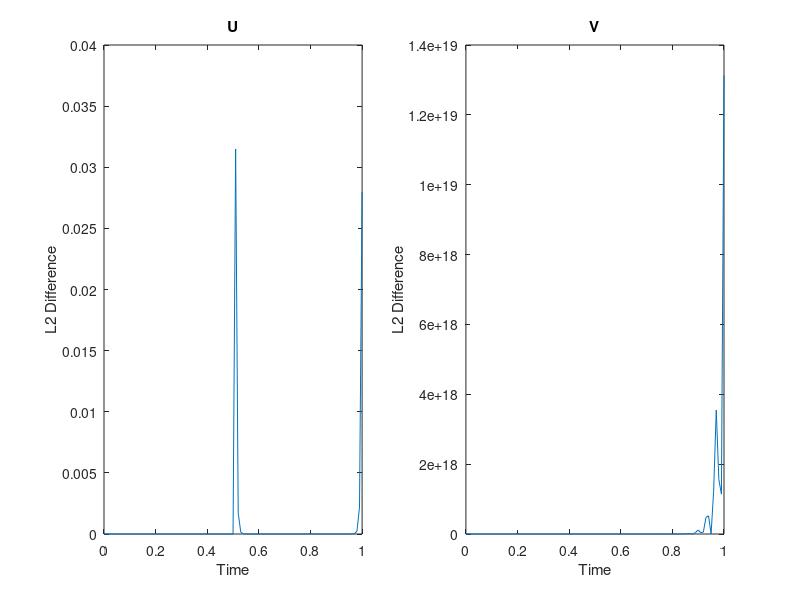
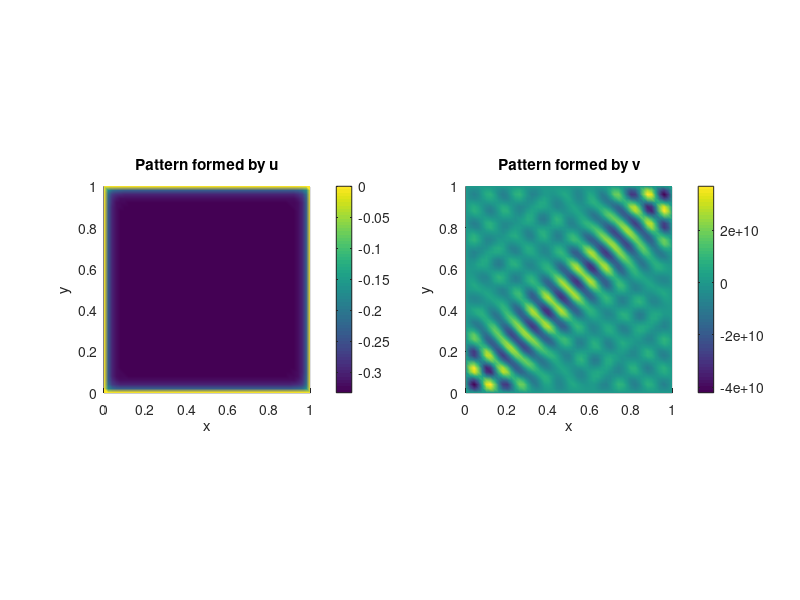

These figures' MATLAB source, in order:
%% This script solves schnakenberg reaction kinetics on a fixed square.
% Wakil Sarfaraz   30/11/15
clear all;
tic
xmax = 1;
tm = 1;
dt = 0.01;
M = tm/dt;

du = 0.1;
dv = 8;
a = 1;
b = 1;
gam = 85.7;

N = 50; 
X = linspace(0,xmax,N+1);
T = linspace(0, tm,M+1); 
[x, y] = meshgrid(X,X); 
                       
x =x(:);  
y =y(:);  
NNODES = (N+1)^2;



U = zeros(NNODES,1);
V = zeros(NNODES,1);



  
NTRI = 2*N^2;  
LNODES = zeros(NTRI,3); 
for i = 1:N
    for j = 1: N
        LNODES(i+2*(j-1)*N,1) = i+(j-1)*(N+1);
        LNODES(i+2*(j-1)*N,2) = i+j*(N+1); 
        LNODES(i+2*(j-1)*N,3) = (i+1)+(j-1)*(N+1); 
        
        LNODES(i+N+2*(j-1)*N,1) = i+1+j*(N+1); 
        LNODES(i+N+2*(j-1)*N,2) = (i+1)+(j-1)*(N+1);
        LNODES(i+N+2*(j-1)*N,3) = i+j*(N+1);
                                   
    end
end

for i = 1 : NNODES
    if (x(i)==0 || x(i)==xmax || y(i)==0 || y(i)==xmax)
        U(i) = 0;
        V(i) = 0;
    else
    U(i) = a + b + 0.001*exp(-100*(abs(sin((x(i)-0.5)^2+(y(i)-1/3)^2))));
    V(i) = a + b + 0.001*abs(sin(-100*((x(i)-0.5)^2+(y(i)-1/3)^2)));
  
    %V(i) = b/(a+b)^2; 
    end
end
ui = [min(U) max(U)]
vi = [min(V) max(V)]
% figure(1)
% title ('Schnakenberg Kinetics with Du=40, Dv=2, gamma=500')
% subplot (2,2,1)
% trisurf(LNODES,x,y,U(:,:))
% xlabel('x')
% ylabel('y')
% view(2)
% %title('Initial pattern of u')
% legend('Initial u')
% shading interp
% axis equal tight
% subplot(2,2,2)
% trisurf(LNODES,x,y,V(:,:))
% xlabel('x')
% ylabel('y')
% view(2)
% %title('Initial pattern of v')
% legend('Initial v')
% shading interp
% axis equal tight



SPSM = sparse(NNODES, NNODES);
SPMM = sparse(NNODES, NNODES);
SPC = sparse(NNODES,NNODES);
SPD =sparse (NNODES,NNODES);

UG = zeros(NNODES,1);
VG = zeros(NNODES,1);

RHSU = zeros(NNODES,1);         
RHSV = zeros(NNODES,1);

for n = 1: NTRI
    r1 = [x(LNODES(n,1)) y(LNODES(n,1))];
    r2 = [x(LNODES(n,2)) y(LNODES(n,2))];
    r3 = [x(LNODES(n,3)) y(LNODES(n,3))];
    J = [r2(1)-r1(1) r2(2)-r1(2); r3(1)-r1(1) r3(2)-r1(2)]; 
    
    StiffL = (1/(2*det(J)))* [(r2-r3)*(r2-r3)' (r2-r3)*(r3-r1)' (r2-r3)*(r1-r2)';...
           (r2-r3)*(r3-r1)' (r3-r1)*(r3-r1)' (r3-r1)*(r1-r2)';...
           (r2-r3)*(r1-r2)' (r3-r1)*(r1-r2)' (r1-r2)*(r1-r2)'];
       
       ksi = [0 1/2]';
       eta = [0 1/2]';
       
       xx = [(1-ksi(1)-eta(1))*r1(1)+ksi(1)*r2(1)+eta(1)*r3(1) (1-ksi(2)-eta(2))*r1(1)+ksi(2)*r2(1)+eta(2)*r3(1)]';
       yy = [(1-ksi(1)-eta(1))*r1(2)+ksi(1)*r2(2)+eta(1)*r3(2) (1-ksi(2)-eta(2))*r1(2)+ksi(2)*r2(2)+eta(2)*r3(2)]';
       
 MassL = det(J)*[1/12 1/24 1/24; 1/24 1/12 1/24; 1/24 1/24 1/12]; 
 

 CL = det(J)/360*[12*U(LNODES(n,1))*V(LNODES(n,1))+3*(U(LNODES(n,1))*V(LNODES(n,2))+U(LNODES(n,2))*V(LNODES(n,1))+...
     U(LNODES(n,1))*V(LNODES(n,3))+U(LNODES(n,3))*V(LNODES(n,1)))+2*(U(LNODES(n,2))*V(LNODES(n,2))+U(LNODES(n,3))*V(LNODES(n,3)))+...
     U(LNODES(n,2))*V(LNODES(n,3))+U(LNODES(n,3))*V(LNODES(n,2)) 3*(U(LNODES(n,1))*V(LNODES(n,1))+U(LNODES(n,2))*V(LNODES(n,2)))+...
     2*(U(LNODES(n,1))*V(LNODES(n,2))+U(LNODES(n,2))*V(LNODES(n,1)))+V(LNODES(n,3))*(U(LNODES(n,1))+U(LNODES(n,2))+U(LNODES(n,3)))+...
     U(LNODES(n,3))*(V(LNODES(n,1))+V(LNODES(n,2))) 3*(U(LNODES(n,1))*V(LNODES(n,1))+U(LNODES(n,3))*V(LNODES(n,3)))+2*...
     (U(LNODES(n,1))*V(LNODES(n,3))+U(LNODES(n,3))*V(LNODES(n,1)))+V(LNODES(n,2))*(U(LNODES(n,1))+U(LNODES(n,2))+U(LNODES(n,3)))+...
     U(LNODES(n,2))*(V(LNODES(n,1))+V(LNODES(n,3))); 3*(U(LNODES(n,1))*V(LNODES(n,1))+U(LNODES(n,2))*V(LNODES(n,2)))+...
     2*(U(LNODES(n,1))*V(LNODES(n,2))+U(LNODES(n,2))*V(LNODES(n,1)))+V(LNODES(n,3))*(U(LNODES(n,1))+U(LNODES(n,2))+U(LNODES(n,3)))+...
     U(LNODES(n,3))*(V(LNODES(n,1))+V(LNODES(n,2))) 12*U(LNODES(n,2))*V(LNODES(n,2))+3*(U(LNODES(n,1))*V(LNODES(n,2))+U(LNODES(n,2))*V(LNODES(n,1))+...
     U(LNODES(n,2))*V(LNODES(n,3))+U(LNODES(n,3))*V(LNODES(n,2)))+2*(U(LNODES(n,1))*V(LNODES(n,1))+U(LNODES(n,3))*V(LNODES(n,3)))+...
     U(LNODES(n,1))*V(LNODES(n,3))+U(LNODES(n,3))*V(LNODES(n,1)) 3*(U(LNODES(n,2))*V(LNODES(n,2))+U(LNODES(n,3))*V(LNODES(n,3)))+...
     2*(U(LNODES(n,2))*V(LNODES(n,3))+U(LNODES(n,3))*V(LNODES(n,2)))+V(LNODES(n,1))*(U(LNODES(n,1))+U(LNODES(n,2))+U(LNODES(n,3)))+...
     U(LNODES(n,1))*(V(LNODES(n,2))+V(LNODES(n,3))); 3*(U(LNODES(n,1))*V(LNODES(n,1))+U(LNODES(n,3))*V(LNODES(n,3)))+2*...
     (U(LNODES(n,1))*V(LNODES(n,3))+U(LNODES(n,3))*V(LNODES(n,1)))+V(LNODES(n,2))*(U(LNODES(n,1))+U(LNODES(n,2))+U(LNODES(n,3)))+...
     U(LNODES(n,2))*(V(LNODES(n,1))+V(LNODES(n,3))) 3*(U(LNODES(n,2))*V(LNODES(n,2))+U(LNODES(n,3))*V(LNODES(n,3)))+...
     2*(U(LNODES(n,2))*V(LNODES(n,3))+U(LNODES(n,3))*V(LNODES(n,2)))+V(LNODES(n,1))*(U(LNODES(n,1))+U(LNODES(n,2))+U(LNODES(n,3)))+...
     U(LNODES(n,1))*(V(LNODES(n,2))+V(LNODES(n,3))) 12*U(LNODES(n,3))*V(LNODES(n,3))+3*(U(LNODES(n,1))*V(LNODES(n,3))+...
     U(LNODES(n,3))*V(LNODES(n,1))+U(LNODES(n,2))*V(LNODES(n,3))+U(LNODES(n,3))*V(LNODES(n,2)))+2*(U(LNODES(n,1))*V(LNODES(n,1))+...
     U(LNODES(n,2))*V(LNODES(n,2)))+U(LNODES(n,1))*V(LNODES(n,2))+U(LNODES(n,2))*V(LNODES(n,1))];
 

DL = det(J)/360*[12*U(LNODES(n,1))^2+6*(U(LNODES(n,1))*U(LNODES(n,2))+U(LNODES(n,1))*U(LNODES(n,3)))+2*(U(LNODES(n,2))^2+...
    U(LNODES(n,3))^2+U(LNODES(n,2))*U(LNODES(n,3))) 4*U(LNODES(n,1))*U(LNODES(n,2))+3*(U(LNODES(n,1))^2+U(LNODES(n,2))^2)+...
    2*(U(LNODES(n,1))*U(LNODES(n,3))+U(LNODES(n,2))*U(LNODES(n,3)))+U(LNODES(n,3))^2 4*U(LNODES(n,1))*U(LNODES(n,3))+...
    3*(U(LNODES(n,1))^2+U(LNODES(n,3))^2)+2*(U(LNODES(n,1))*U(LNODES(n,2))+U(LNODES(n,2))*U(LNODES(n,3)))+...
    U(LNODES(n,2))^2; 4*U(LNODES(n,1))*U(LNODES(n,2))+3*(U(LNODES(n,1))^2+U(LNODES(n,2))^2)+...
    2*(U(LNODES(n,1))*U(LNODES(n,3))+U(LNODES(n,2))*U(LNODES(n,3)))+U(LNODES(n,3))^2 12*U(LNODES(n,2))^2+...
    6*(U(LNODES(n,1))*U(LNODES(n,2))+U(LNODES(n,2))*U(LNODES(n,3)))+2*(U(LNODES(n,1))^2+U(LNODES(n,3))^2+...
    U(LNODES(n,1))*U(LNODES(n,3))) 4*U(LNODES(n,2))*U(LNODES(n,3))+3*(U(LNODES(n,2))^2+U(LNODES(n,3))^2)+...
    2*(U(LNODES(n,1))*U(LNODES(n,2))+U(LNODES(n,1))*U(LNODES(n,3)))+U(LNODES(n,1))^2; 4*U(LNODES(n,1))*U(LNODES(n,3))+...
    3*(U(LNODES(n,1))^2+U(LNODES(n,3))^2)+2*(U(LNODES(n,1))*U(LNODES(n,2))+U(LNODES(n,2))*U(LNODES(n,3)))+...
    U(LNODES(n,2))^2 4*U(LNODES(n,2))*U(LNODES(n,3))+3*(U(LNODES(n,2))^2+U(LNODES(n,3))^2)+...
    2*(U(LNODES(n,1))*U(LNODES(n,2))+U(LNODES(n,1))*U(LNODES(n,3)))+U(LNODES(n,1))^2 12*U(LNODES(n,3))^2+...
    6*(U(LNODES(n,1))*U(LNODES(n,3))+U(LNODES(n,2))*U(LNODES(n,3)))+2*(U(LNODES(n,1))^2+U(LNODES(n,2))^2+...
    U(LNODES(n,1))*U(LNODES(n,2)))];
    
 
 UL = a*det(J)*[1/6;1/6;1/6];
 VL = b*det(J)*[1/6;1/6;1/6];
   
   
   
   
       for i = 1 : 3 
           for j = 1:3  
               SPSM(LNODES(n,i),LNODES(n,j)) =SPSM(LNODES(n,i),LNODES(n,j))+ StiffL(i,j);
               SPMM(LNODES(n,i),LNODES(n,j)) =SPMM(LNODES(n,i),LNODES(n,j))+ MassL(i,j);
               SPC(LNODES(n,i),LNODES(n,j)) =  SPC(LNODES(n,i),LNODES(n,j))+ CL(i,j);
               SPD(LNODES(n,i),LNODES(n,j)) =  SPD(LNODES(n,i),LNODES(n,j))+ DL(i,j);
           end
       end
       
       
       for i = 1 : 3
           UG(LNODES(n,i)) = UG(LNODES(n,i))+UL(i);
           VG(LNODES(n,i)) = VG(LNODES(n,i))+VL(i);
       end
           
       
    
       
end


 TMatrixU =  SPMM-dt*du*SPSM+dt*gam*SPMM-dt*gam*SPC;
 TMatrixV =  SPMM-dt*dv*SPSM+gam*SPD;

for i = 1: NNODES
    if (x(i)==0 || x(i)==xmax || y(i)==0 || y(i)==xmax)
        RHSU(i) = 0;
        RHSV(i) = 1;
        TMatrixU(i,:) = 0;
        TMatrixV(i,:) = 0;
        TMatrixU(i,i) = 1;
        TMatrixV(i,i) = 1;
    end

end
Tdiffu = zeros(1,length(T));
Tdiffv = zeros(1,length(T));
for j = 1:M+1

    RHSU = SPMM*U+dt*gam*UG;
    RHSV = SPMM*V+dt*gam*VG;
    U = TMatrixU\RHSU;
    V = TMatrixV\RHSV;
   Tdiffu(j) = sum((U(j+1)-U(j)).^2);
    Tdiffv(j) = sum((V(j+1)-V(j)).^2);
   % figure(1)
    
%  subplot(1,2,1)
% trisurf(LNODES,x,y,U(:,:))
% colorbar
% shading interp
% xlabel('x','fontsize',16) 
% xlim([0 xmax])
% ylim([0 xmax])
% view(2)
% ylabel('y','fontsize',16)
% zlabel('u & v','fontsize',16)
% title(['Evolution of u at t= ',num2str(T(j))],'fontsize',8)
% axis equal tight
% hold on
% subplot(1,2,2)
%  trisurf(LNODES,x,y,V(:,:)+0.02)
% colorbar
% shading interp
% xlabel('x','fontsize',16) 
% xlim([0 xmax])
% ylim([0 xmax])
% view(2)
% ylabel('y','fontsize',16)
% zlabel('u & v','fontsize',16)
% title(['Evolution of v at t= ',num2str(T(j))],'fontsize',8)
% axis equal tight
%MV(j)=getframe(gcf);
pause(1e-10) 



end
figure(1)
subplot(1,2,1)
plot(T,Tdiffu)
xlabel('Time')
ylabel('L2 Difference')
title('U')
subplot(1,2,2)
plot(T,Tdiffv)
title('V')
xlabel('Time')
ylabel('L2 Difference')

figure(2)
subplot(1,2,1)
 trisurf(LNODES,x,y,U(:,:))
 colorbar
 xlim([0 xmax])
 ylim([0 xmax])
 xlabel('x')
 ylabel('y')
 %zlabel('u and v')
 view(2)
 title ('Pattern formed by u')
 %legend('Evolved pattern of u')
 shading interp
 axis equal tight
 hold on
 subplot(1,2,2)
 trisurf(LNODES,x,y,V(:,:)+0.02)
 colorbar 
 xlim([0 xmax])
 ylim([0 xmax])
 xlabel('x')
 ylabel('y')
 view(2)
 title ('Pattern formed by v')
 %legend('Evolved pattern of v')
 shading interp
 axis equal tight
%movie2avi(MV,'SpotsToSptripes.avi');
uf = [min(U) max(U)]
vf = [min(V)+0.04 max(V)]

hold off
 
 
 
 
 
 
 